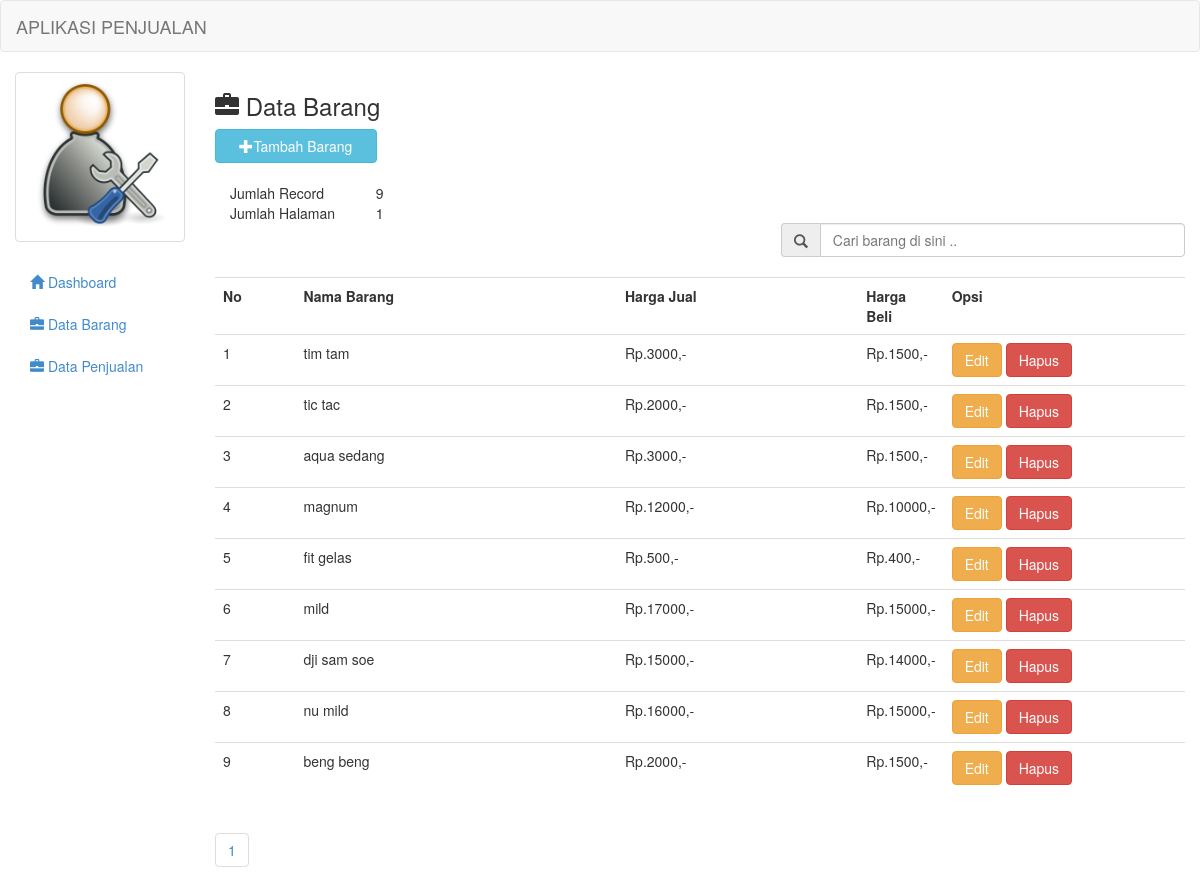
Screenshot of /barang.php with the database file from the repository.
### tables this page shows
CREATE TABLE IF NOT EXISTS `barang` (
  `id` int(11) NOT NULL AUTO_INCREMENT,
  `nama` text NOT NULL,
  `harga_jual` int(11) NOT NULL,
  `harga_beli` int(11) NOT NULL,
  `satuan` text NOT NULL,
  `keterangan` text,
  PRIMARY KEY (`id`)
);

### barang.php (the view, shortened to what this page needs)
<?php include 'header.php'; ?>
<h3><span class="glyphicon glyphicon-briefcase"></span>  Data Barang</h3>
<button style="margin-bottom:20px" data-toggle="modal" data-target="#myModal" class="btn btn-info col-md-2"><span class="glyphicon glyphicon-plus"></span>Tambah Barang</button>
<br/>
<br/>
<?php
$per_hal=10;
$jumlah_record=mysql_query("SELECT COUNT(*) from barang");
$jum=mysql_result($jumlah_record, 0);
$halaman=ceil($jum / $per_hal);
$page = (isset($_GET['page'])) ? (int)$_GET['page'] : 1;
$start = ($page - 1) * $per_hal;
?>
<div class="col-md-12">
	<table class="col-md-2">
		<tr>
			<td>Jumlah Record</td>
			<td><?php echo $jum; ?></td>
		</tr>
		<tr>
			<td>Jumlah Halaman</td>
			<td><?php echo $halaman; ?></td>
		</tr>
	</table>
</div>
<form action="cari_act.php" method="get">
	<div class="input-group col-md-5 col-md-offset-7">
		<span class="input-group-addon" id="basic-addon1"><span class="glyphicon glyphicon-search"></span></span>
		<input type="text" class="form-control" placeholder="Cari barang di sini .." aria-describedby="basic-addon1" name="cari">
	</div>
</form>
<br/>
<table class="table table-hover">
	<tr>
		<th class="col-md-1">No</th>
		<th class="col-md-4">Nama Barang</th>
		<th class="col-md-3">Harga Jual</th>
		<th class="col-md-1">Harga Beli</th>
		<th class="col-md-3">Opsi</th>
	</tr>
	<?php
	if(isset($_GET['cari'])){
		$cari=mysql_real_escape_string($_GET['cari']);
		$brg=mysql_query("select * from barang where nama like '$cari' or jenis like '$cari'");
	}else{
		$brg=mysql_query("select * from barang limit $start, $per_hal");
	}
	$no=1;
	while($b=mysql_fetch_array($brg)){
		?>
		<tr>
			<td><?php echo $no++ ?></td>
			<td><?php echo $b['nama'] ?></td>
			<td>Rp.<?php echo $b['harga_jual'] ?>,-</td>
                        <td>Rp.<?php echo $b['harga_beli'] ?>,-</td>
			<td>
				<a href="edit_barang.php?id=<?php echo $b['id']; ?>" class="btn btn-warning">Edit</a>
				<a onclick="if(confirm('Apakah anda yakin ingin menghapus data ini ??')){ location.href='hapus_barang.php?id=<?php echo $b['id']; ?>' }" class="btn btn-danger">Hapus</a>
			</td>
		</tr>
		<?php
	}
	?>
</table>
<ul class="pagination">
			<?php
			for($x=1;$x<=$halaman;$x++){
				?>
				<li><a href="?page=<?php echo $x ?>"><?php echo $x ?></a></li>
				<?php
			}
			?>
		</ul>
<?php
include 'footer.php';
?>

### header.php (shortened to what this page needs)
<!DOCTYPE html>
<html>
<head>
        <link rel="stylesheet" type="text/css" href="assets/css/bootstrap.css">
	<link rel="stylesheet" type="text/css" href="assets/js/jquery-ui/jquery-ui.css">
</head>
<body>
	<div class="navbar navbar-default">
		<div class="container-fluid">
			<div class="navbar-header">
				<a class="navbar-brand">APLIKASI PENJUALAN</a>
			</div>
		</div>
	</div>
	<div class="col-md-2">
		<div class="row">
				<div class="col-xs-6 col-md-12">
					<a class="thumbnail">
                                            <img class="img-responsive" src="logo/1.png">
					</a>
				</div>
		</div>
		<ul class="nav nav-pills nav-stacked">
			<li><a href="index.php"><span class="glyphicon glyphicon-home"></span>  Dashboard</a></li>
			<li><a href="barang.php"><span class="glyphicon glyphicon-briefcase"></span>  Data Barang</a></li>
			<li><a href="penjualan.php"><span class="glyphicon glyphicon-briefcase"></span>  Data Penjualan</a></li>
		</ul>
	</div>
	<div class="col-md-10">

### footer.php
</div>
</body>
</html>

### rows the page displays
barang: nama "tim tam", harga_jual "3000", harga_beli "1500"
barang: nama "tic tac", harga_jual "2000", harga_beli "1500"
barang: nama "aqua sedang", harga_jual "3000", harga_beli "1500"
barang: nama "magnum", harga_jual "12000", harga_beli "10000"
barang: nama "fit gelas", harga_jual "500", harga_beli "400"
barang: nama "mild", harga_jual "17000", harga_beli "15000"
barang: nama "dji sam soe", harga_jual "15000", harga_beli "14000"
barang: nama "nu mild", harga_jual "16000", harga_beli "15000"
barang: nama "beng beng", harga_jual "2000", harga_beli "1500"

### other values shown
$jum "9"
$halaman "1"
